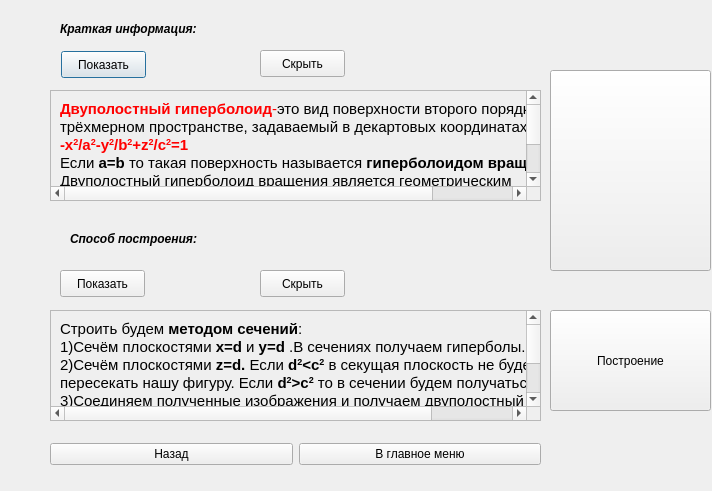
<?xml version="1.0" encoding="UTF-8"?>
<ui version="4.0">
 <class>dvupol</class>
 <widget class="QDialog" name="dvupol">
  <property name="geometry">
   <rect>
    <x>0</x>
    <y>0</y>
    <width>712</width>
    <height>491</height>
   </rect>
  </property>
  <property name="windowTitle">
   <string>Dialog</string>
  </property>
  <widget class="QLabel" name="label_2">
   <property name="geometry">
    <rect>
     <x>60</x>
     <y>20</y>
     <width>181</width>
     <height>17</height>
    </rect>
   </property>
   <property name="font">
    <font>
     <weight>75</weight>
     <italic>true</italic>
     <bold>true</bold>
    </font>
   </property>
   <property name="text">
    <string>Краткая информация:</string>
   </property>
  </widget>
  <widget class="QPushButton" name="pushButton">
   <property name="geometry">
    <rect>
     <x>61</x>
     <y>51</y>
     <width>85</width>
     <height>27</height>
    </rect>
   </property>
   <property name="text">
    <string>Показать</string>
   </property>
  </widget>
  <widget class="QPushButton" name="pushButton_2">
   <property name="geometry">
    <rect>
     <x>60</x>
     <y>270</y>
     <width>85</width>
     <height>27</height>
    </rect>
   </property>
   <property name="text">
    <string>Показать</string>
   </property>
  </widget>
  <widget class="QPushButton" name="pushButton_3">
   <property name="geometry">
    <rect>
     <x>260</x>
     <y>50</y>
     <width>85</width>
     <height>27</height>
    </rect>
   </property>
   <property name="text">
    <string>Скрыть</string>
   </property>
  </widget>
  <widget class="QPushButton" name="pushButton_4">
   <property name="geometry">
    <rect>
     <x>260</x>
     <y>270</y>
     <width>85</width>
     <height>27</height>
    </rect>
   </property>
   <property name="text">
    <string>Скрыть</string>
   </property>
  </widget>
  <widget class="QScrollArea" name="scrollArea">
   <property name="geometry">
    <rect>
     <x>50</x>
     <y>90</y>
     <width>491</width>
     <height>111</height>
    </rect>
   </property>
   <property name="widgetResizable">
    <bool>true</bool>
   </property>
   <widget class="QWidget" name="scrollAreaWidgetContents">
    <property name="geometry">
     <rect>
      <x>0</x>
      <y>0</y>
      <width>588</width>
      <height>154</height>
     </rect>
    </property>
    <layout class="QVBoxLayout" name="verticalLayout">
     <item>
      <widget class="QLabel" name="label">
       <property name="text">
        <string>&lt;!DOCTYPE HTML PUBLIC &quot;-//W3C//DTD HTML 4.0//EN&quot; &quot;http://www.w3.org/TR/REC-html40/strict.dtd&quot;&gt;
&lt;html&gt;&lt;head&gt;&lt;meta name=&quot;qrichtext&quot; content=&quot;1&quot; /&gt;&lt;style type=&quot;text/css&quot;&gt;
p, li { white-space: pre-wrap; }
&lt;/style&gt;&lt;/head&gt;&lt;body style=&quot; font-family:'Ubuntu'; font-size:11pt; font-weight:400; font-style:normal;&quot;&gt;
&lt;p style=&quot; margin-top:0px; margin-bottom:0px; margin-left:0px; margin-right:0px; -qt-block-indent:0; text-indent:0px;&quot;&gt;&lt;span style=&quot; font-weight:600; color:#ff0000;&quot;&gt;Двуполостный гиперболоид&lt;/span&gt;&lt;span style=&quot; color:#ff0000;&quot;&gt;-&lt;/span&gt;&lt;span style=&quot; color:#000000;&quot;&gt;это вид поверхности второго порядка в &lt;/span&gt;&lt;/p&gt;
&lt;p style=&quot; margin-top:0px; margin-bottom:0px; margin-left:0px; margin-right:0px; -qt-block-indent:0; text-indent:0px;&quot;&gt;&lt;span style=&quot; color:#000000;&quot;&gt;трёхмерном пространстве, задаваемый в декартовых координатах уравнением:&lt;/span&gt;&lt;/p&gt;
&lt;p style=&quot; margin-top:0px; margin-bottom:0px; margin-left:0px; margin-right:0px; -qt-block-indent:0; text-indent:0px;&quot;&gt;&lt;span style=&quot; font-weight:600; color:#ff0000;&quot;&gt;-x&lt;/span&gt;&lt;span style=&quot; font-weight:600; color:#ff0000; vertical-align:super;&quot;&gt;2&lt;/span&gt;&lt;span style=&quot; font-weight:600; color:#ff0000;&quot;&gt;/a&lt;/span&gt;&lt;span style=&quot; font-weight:600; color:#ff0000; vertical-align:super;&quot;&gt;2&lt;/span&gt;&lt;span style=&quot; font-weight:600; color:#ff0000;&quot;&gt;-y&lt;/span&gt;&lt;span style=&quot; font-weight:600; color:#ff0000; vertical-align:super;&quot;&gt;2&lt;/span&gt;&lt;span style=&quot; font-weight:600; color:#ff0000;&quot;&gt;/b&lt;/span&gt;&lt;span style=&quot; font-weight:600; color:#ff0000; vertical-align:super;&quot;&gt;2&lt;/span&gt;&lt;span style=&quot; font-weight:600; color:#ff0000;&quot;&gt;+z&lt;/span&gt;&lt;span style=&quot; font-weight:600; color:#ff0000; vertical-align:super;&quot;&gt;2&lt;/span&gt;&lt;span style=&quot; font-weight:600; color:#ff0000;&quot;&gt;/c&lt;/span&gt;&lt;span style=&quot; font-weight:600; color:#ff0000; vertical-align:super;&quot;&gt;2&lt;/span&gt;&lt;span style=&quot; font-weight:600; color:#ff0000;&quot;&gt;=1 &lt;/span&gt;&lt;/p&gt;
&lt;p style=&quot; margin-top:0px; margin-bottom:0px; margin-left:0px; margin-right:0px; -qt-block-indent:0; text-indent:0px;&quot;&gt;&lt;span style=&quot; color:#000000;&quot;&gt;Если &lt;/span&gt;&lt;span style=&quot; font-weight:600; color:#000000;&quot;&gt;a=b&lt;/span&gt;&lt;span style=&quot; color:#000000;&quot;&gt; то такая поверхность называется &lt;/span&gt;&lt;span style=&quot; font-weight:600; color:#000000;&quot;&gt;гиперболоидом вращения.&lt;/span&gt;&lt;/p&gt;
&lt;p style=&quot; margin-top:0px; margin-bottom:0px; margin-left:0px; margin-right:0px; -qt-block-indent:0; text-indent:0px;&quot;&gt;&lt;span style=&quot; color:#000000;&quot;&gt;Двуполостный гиперболоид вращения является геометрическим&lt;/span&gt;&lt;/p&gt;
&lt;p style=&quot; margin-top:0px; margin-bottom:0px; margin-left:0px; margin-right:0px; -qt-block-indent:0; text-indent:0px;&quot;&gt;&lt;span style=&quot; color:#000000;&quot;&gt;местом точек P,модуль разности которых до двух заданных точек A и B&lt;/span&gt;&lt;/p&gt;
&lt;p style=&quot; margin-top:0px; margin-bottom:0px; margin-left:0px; margin-right:0px; -qt-block-indent:0; text-indent:0px;&quot;&gt;&lt;span style=&quot; color:#000000;&quot;&gt;постоянен.В этом случае A и B называются &lt;/span&gt;&lt;span style=&quot; font-weight:600; color:#000000;&quot;&gt;фокусами гиперболоида.   &lt;/span&gt;&lt;/p&gt;
&lt;p style=&quot;-qt-paragraph-type:empty; margin-top:0px; margin-bottom:0px; margin-left:0px; margin-right:0px; -qt-block-indent:0; text-indent:0px; font-weight:600; color:#000000;&quot;&gt;&lt;/p&gt;&lt;/body&gt;&lt;/html&gt;</string>
       </property>
      </widget>
     </item>
    </layout>
   </widget>
  </widget>
  <widget class="QLabel" name="label_8">
   <property name="geometry">
    <rect>
     <x>70</x>
     <y>230</y>
     <width>151</width>
     <height>17</height>
    </rect>
   </property>
   <property name="font">
    <font>
     <weight>75</weight>
     <italic>true</italic>
     <bold>true</bold>
    </font>
   </property>
   <property name="text">
    <string>Способ построения:</string>
   </property>
  </widget>
  <widget class="QScrollArea" name="scrollArea_2">
   <property name="geometry">
    <rect>
     <x>50</x>
     <y>310</y>
     <width>491</width>
     <height>111</height>
    </rect>
   </property>
   <property name="widgetResizable">
    <bool>true</bool>
   </property>
   <widget class="QWidget" name="scrollAreaWidgetContents_2">
    <property name="geometry">
     <rect>
      <x>0</x>
      <y>0</y>
      <width>588</width>
      <height>169</height>
     </rect>
    </property>
    <layout class="QVBoxLayout" name="verticalLayout_2">
     <item>
      <widget class="QLabel" name="label_3">
       <property name="text">
        <string>&lt;!DOCTYPE HTML PUBLIC &quot;-//W3C//DTD HTML 4.0//EN&quot; &quot;http://www.w3.org/TR/REC-html40/strict.dtd&quot;&gt;
&lt;html&gt;&lt;head&gt;&lt;meta name=&quot;qrichtext&quot; content=&quot;1&quot; /&gt;&lt;style type=&quot;text/css&quot;&gt;
p, li { white-space: pre-wrap; }
&lt;/style&gt;&lt;/head&gt;&lt;body style=&quot; font-family:'Ubuntu'; font-size:11pt; font-weight:400; font-style:normal;&quot;&gt;
&lt;p style=&quot; margin-top:0px; margin-bottom:0px; margin-left:0px; margin-right:0px; -qt-block-indent:0; text-indent:0px;&quot;&gt;Строить будем &lt;span style=&quot; font-weight:600;&quot;&gt;методом сечений&lt;/span&gt;:&lt;/p&gt;
&lt;p style=&quot; margin-top:0px; margin-bottom:0px; margin-left:0px; margin-right:0px; -qt-block-indent:0; text-indent:0px;&quot;&gt;1)Сечём плоскостями &lt;span style=&quot; font-weight:600;&quot;&gt;x=d &lt;/span&gt;и&lt;span style=&quot; font-weight:600;&quot;&gt; y=d &lt;/span&gt;.В сечениях получаем гиперболы.&lt;/p&gt;
&lt;p style=&quot; margin-top:0px; margin-bottom:0px; margin-left:0px; margin-right:0px; -qt-block-indent:0; text-indent:0px;&quot;&gt;2)Сечём плоскостями &lt;span style=&quot; font-weight:600;&quot;&gt;z=d. &lt;/span&gt;Если &lt;span style=&quot; font-weight:600;&quot;&gt;d&lt;/span&gt;&lt;span style=&quot; font-weight:600; vertical-align:super;&quot;&gt;2&lt;/span&gt;&lt;span style=&quot; font-weight:600;&quot;&gt;&amp;lt;c&lt;/span&gt;&lt;span style=&quot; font-weight:600; vertical-align:super;&quot;&gt;2&lt;/span&gt; в секущая плоскость не будет&lt;/p&gt;
&lt;p style=&quot; margin-top:0px; margin-bottom:0px; margin-left:0px; margin-right:0px; -qt-block-indent:0; text-indent:0px;&quot;&gt;пересекать нашу фигуру. Если &lt;span style=&quot; font-weight:600;&quot;&gt;d&lt;/span&gt;&lt;span style=&quot; font-weight:600; vertical-align:super;&quot;&gt;2&lt;/span&gt;&lt;span style=&quot; font-weight:600;&quot;&gt;&amp;gt;c&lt;/span&gt;&lt;span style=&quot; font-weight:600; vertical-align:super;&quot;&gt;2&lt;/span&gt; то в сечении будем получаться эллипс.&lt;/p&gt;
&lt;p style=&quot; margin-top:0px; margin-bottom:0px; margin-left:0px; margin-right:0px; -qt-block-indent:0; text-indent:0px;&quot;&gt;3)Соединяем полученные изображения и получаем двуполостный гиперболоид.&lt;/p&gt;&lt;/body&gt;&lt;/html&gt;</string>
       </property>
      </widget>
     </item>
     <item>
      <widget class="QPushButton" name="pushButton_8">
       <property name="text">
        <string>Построение эллипса</string>
       </property>
      </widget>
     </item>
     <item>
      <widget class="QPushButton" name="pushButton_7">
       <property name="text">
        <string>Построение гиперболы</string>
       </property>
      </widget>
     </item>
    </layout>
   </widget>
  </widget>
  <widget class="QWidget" name="layoutWidget">
   <property name="geometry">
    <rect>
     <x>50</x>
     <y>440</y>
     <width>491</width>
     <height>29</height>
    </rect>
   </property>
   <layout class="QHBoxLayout" name="horizontalLayout">
    <item>
     <widget class="QPushButton" name="pushButton_5">
      <property name="text">
       <string>Назад</string>
      </property>
     </widget>
    </item>
    <item>
     <widget class="QPushButton" name="pushButton_6">
      <property name="text">
       <string>В главное меню</string>
      </property>
     </widget>
    </item>
   </layout>
  </widget>
  <widget class="QPushButton" name="pushButton_9">
   <property name="geometry">
    <rect>
     <x>550</x>
     <y>70</y>
     <width>161</width>
     <height>201</height>
    </rect>
   </property>
   <property name="text">
    <string/>
   </property>
   <property name="icon">
    <iconset resource="Res/Res.qrc">
     <normaloff>:/Res/HyperboloidOfTwoSheets.png</normaloff>:/Res/HyperboloidOfTwoSheets.png</iconset>
   </property>
   <property name="iconSize">
    <size>
     <width>200</width>
     <height>200</height>
    </size>
   </property>
  </widget>
  <widget class="QPushButton" name="pushButton_10">
   <property name="geometry">
    <rect>
     <x>550</x>
     <y>310</y>
     <width>161</width>
     <height>101</height>
    </rect>
   </property>
   <property name="text">
    <string>Построение</string>
   </property>
   <property name="icon">
    <iconset>
     <normaloff>../../Курсовая/инфа/HyperboloidOfTwoSheets.png</normaloff>../../Курсовая/инфа/HyperboloidOfTwoSheets.png</iconset>
   </property>
   <property name="iconSize">
    <size>
     <width>200</width>
     <height>200</height>
    </size>
   </property>
  </widget>
 </widget>
 <resources>
  <include location="Res/Res.qrc"/>
 </resources>
 <connections/>
</ui>
